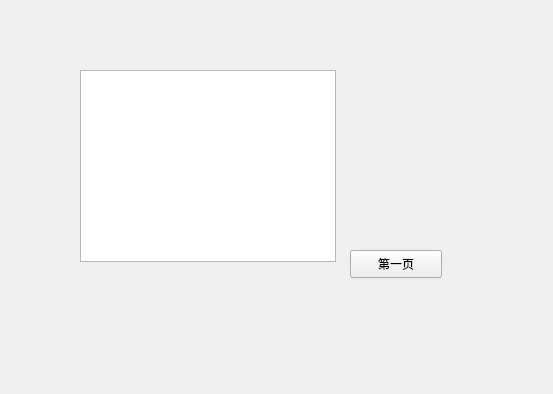
<?xml version="1.0" encoding="UTF-8"?>
<ui version="4.0">
 <class>Form</class>
 <widget class="QWidget" name="Form">
  <property name="geometry">
   <rect>
    <x>0</x>
    <y>0</y>
    <width>553</width>
    <height>394</height>
   </rect>
  </property>
  <property name="windowTitle">
   <string>用户中心</string>
  </property>
  <widget class="QStackedWidget" name="stackedWidget">
   <property name="geometry">
    <rect>
     <x>40</x>
     <y>50</y>
     <width>421</width>
     <height>251</height>
    </rect>
   </property>
   <property name="currentIndex">
    <number>0</number>
   </property>
   <widget class="QWidget" name="page">
    <widget class="QPushButton" name="pushButton">
     <property name="geometry">
      <rect>
       <x>310</x>
       <y>200</y>
       <width>92</width>
       <height>28</height>
      </rect>
     </property>
     <property name="text">
      <string>第一页</string>
     </property>
    </widget>
    <widget class="QTextBrowser" name="textBrowser_2">
     <property name="geometry">
      <rect>
       <x>40</x>
       <y>20</y>
       <width>256</width>
       <height>192</height>
      </rect>
     </property>
    </widget>
   </widget>
   <widget class="QWidget" name="page_2">
    <widget class="QPushButton" name="pushButton_2">
     <property name="geometry">
      <rect>
       <x>310</x>
       <y>210</y>
       <width>92</width>
       <height>28</height>
      </rect>
     </property>
     <property name="text">
      <string>第二页</string>
     </property>
    </widget>
    <widget class="QTextBrowser" name="textBrowser">
     <property name="geometry">
      <rect>
       <x>40</x>
       <y>20</y>
       <width>256</width>
       <height>192</height>
      </rect>
     </property>
    </widget>
   </widget>
  </widget>
 </widget>
 <resources/>
 <connections/>
</ui>
